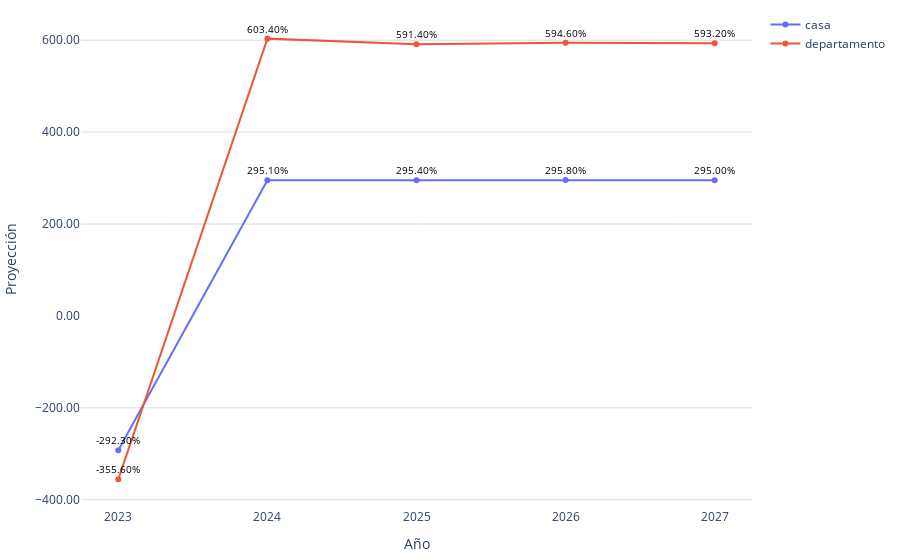

The cell this chart's notebook holds for it:
### Code cell
# Crear figura
fig = go.Figure()

# Agregar líneas para cada tipo
for tipo in tipos.unique():
    df_tipo = df_proyeccion_anual_pachuca[df_proyeccion_anual_pachuca['tipo'] == tipo]
    fig.add_trace(go.Scatter(
        x=df_tipo['año'],
        y=df_tipo['proyeccion'],
        mode='markers+lines',
        name=tipo
    ))

# Configuración del layout del gráfico
fig.update_layout(
    #title='Proyeccion anual de oferta casas/departamentos',
    yaxis=dict(gridcolor='#dddcda'),  # Color del grid
    margin=dict(l=10, r=10, t=10, b=10),  # Ajusta los márgenes (left, right, top, bottom)
    plot_bgcolor='rgba(0,0,0,0)',     # Fondo del gráfico
)

# Modificar las etiquetas del eje X
fig.update_xaxes(
    tickvals=años,  # Posiciones de las marcas del eje X
    ticktext=años,  # Etiquetas del eje X
    title='Año'
)

# Cambiar el formato del eje Y para mostrar números grandes con comas
fig.update_yaxes(tickformat=',.2f', title='Proyección')

# Agregar etiquetas de texto a los puntos
for trace in fig.data:
    df_tipo = df_proyeccion_anual_pachuca[df_proyeccion_anual_pachuca['tipo'] == trace.name]
    for i, point in enumerate(trace.y):
        fig.add_annotation(
            x=trace.x[i], 
            y=point, 
            text=f'{point:,.2f}%',  # Mostrar el valor con comas y dos decimales
            showarrow=False,
            font=dict(color='black', size=10),
            yshift=10
        )
# Exportar gráfica como archivo HTML
def guardar_grafico_como_html(fig, nombre_archivo, carpeta='assets/graficas'):
    # Crear la carpeta si no existe
    if not os.path.exists(carpeta):
        os.makedirs(carpeta)
    # Gráfica como archivo HTML en la carpeta especificada
    pio.write_html(fig, f'{carpeta}/{nombre_archivo}.html')
# Guardar el gráfico como archivo HTML
guardar_grafico_como_html(fig, 'g_scatt_casasdepa_proyecanualoferta', carpeta='assets/graficas')

# Mostrar el gráfico
fig.show()

### Figure 1 — Plotly figure (JSON) as saved in the notebook; plotly's stock layout.template omitted (floating-point values rounded to 4 significant figures)
{"data": [{"mode": "markers+lines", "name": "casa", "type": "scatter", "x": [2023, 2024, 2025, 2026, 2027], "y": [-292.3, 295.1, 295.4, 295.8, 295]}, {"mode": "markers+lines", "name": "departamento", "type": "scatter", "x": [2023, 2024, 2025, 2026, 2027], "y": [-355.6, 603.4, 591.4, 594.6, 593.2]}], "layout": {"annotations": [{"font": {"color": "black", "size": 10}, "showarrow": false, "text": "-292.30%", "x": 2023, "y": -292.3, "yshift": 10}, {"font": {"color": "black", "size": 10}, "showarrow": false, "text": "295.10%", "x": 2024, "y": 295.1, "yshift": 10}, {"font": {"color": "black", "size": 10}, "showarrow": false, "text": "295.40%", "x": 2025, "y": 295.4, "yshift": 10}, {"font": {"color": "black", "size": 10}, "showarrow": false, "text": "295.80%", "x": 2026, "y": 295.8, "yshift": 10}, {"font": {"color": "black", "size": 10}, "showarrow": false, "text": "295.00%", "x": 2027, "y": 295, "yshift": 10}, {"font": {"color": "black", "size": 10}, "showarrow": false, "text": "-355.60%", "x": 2023, "y": -355.6, "yshift": 10}, {"font": {"color": "black", "size": 10}, "showarrow": false, "text": "603.40%", "x": 2024, "y": 603.4, "yshift": 10}, {"font": {"color": "black", "size": 10}, "showarrow": false, "text": "591.40%", "x": 2025, "y": 591.4, "yshift": 10}, {"font": {"color": "black", "size": 10}, "showarrow": false, "text": "594.60%", "x": 2026, "y": 594.6, "yshift": 10}, {"font": {"color": "black", "size": 10}, "showarrow": false, "text": "593.20%", "x": 2027, "y": 593.2, "yshift": 10}], "margin": {"b": 10, "l": 10, "r": 10, "t": 10}, "plot_bgcolor": "rgba(0,0,0,0)", "xaxis": {"ticktext": [2023, 2024, 2025, 2026, 2027, 2023, 2024, 2025, 2026, 2027], "tickvals": [2023, 2024, 2025, 2026, 2027, 2023, 2024, 2025, 2026, 2027], "title": {"text": "Año"}}, "yaxis": {"gridcolor": "#dddcda", "tickformat": ",.2f", "title": {"text": "Proyección"}}}}
